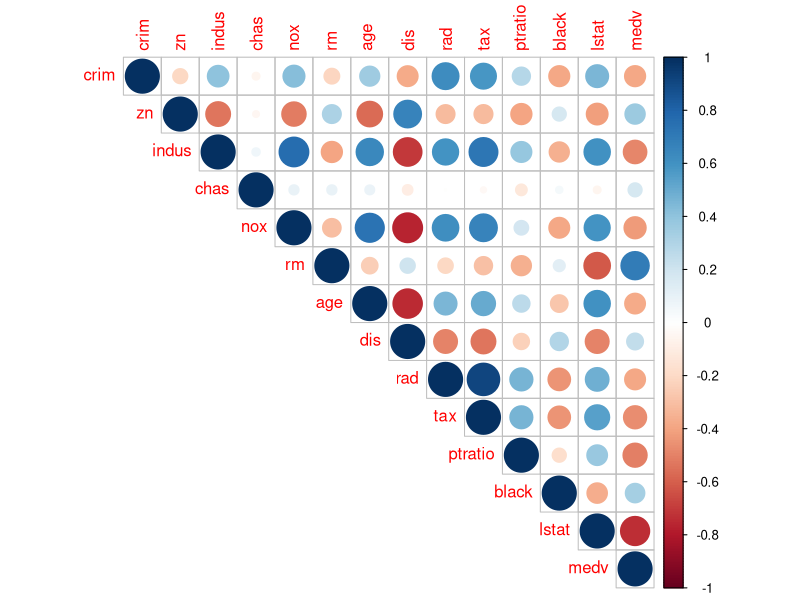

Recreate this plot in R.
## ---- chunk 1
library(dplyr)
library(MASS)
head(Boston, n=15)
## ---- chunk 2
str(Boston)
## ---- chunk 3
#install.packages("corrplot")
library(corrplot)
corrplot(cor(Boston), type="upper")
## ---- chunk 4
summary(Boston)
